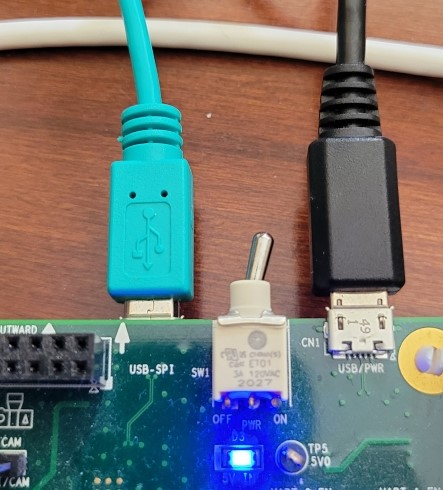
#> input picture Examples/MAX78000/CNN/cifar-10-auto-test/cifar-10-png-loader/Resources/CN1_CN2.jpg, 443 x 490 px
$ python rgb128.py ../../cifar-10-auto-test/cifar-10-png-loader/Resources/CN1_CN2.jpg   (older library calls are emulated)
#> lines starting #> are read from the running program, lines starting #| are printed output that depends on the picture
from PIL import Image
import numpy as np
import sys
import cv2
import argparse
from pathlib import Path

desc = """
Python utility for converting an image to a 128x128 sampledata.h file
compatible with the cats-dogs model's known answer test.
"""

def convert(filename):
	np.set_printoptions(threshold=sys.maxsize)
	im = (Image.open(filename))
#> im is the input picture: PIL image 443x490 RGB; mean R, G, B 113.3, 115.2, 114
	size = (64*2,64*2)
	img = im.resize(size)
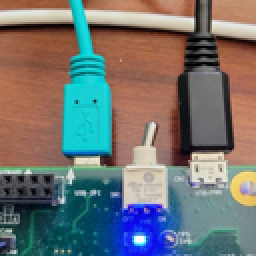
#> img: PIL image 128x128 RGB (shown 2 times larger); mean R, G, B 113.3, 115.2, 114
	#img = ImageOps.fit(im, size, Image.ANTIALIAS)
	np1_img = np.array(img)
	new_img = Image.fromarray(np1_img)
	new_img.save("new_img.png")

	src = cv2.imread('new_img.png', cv2.IMREAD_UNCHANGED)

	#Get red channel from img
	red = src[:,:,2]
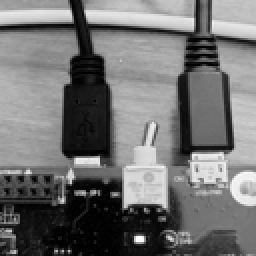
#> red: shape (128, 128) (shown 2 times larger); min 0, max 255, mean 113.3
	red = red - 128
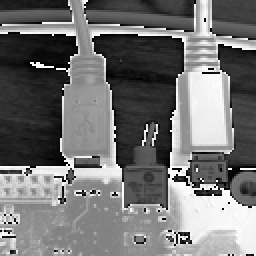
#> red: shape (128, 128) (shown 2 times larger); min 0, max 255, mean 115.2
	red_f = red.flatten()
#> red_f = 16384 values, max 255 at index 1316, min 0 at index 1254, mean 115.2

	#Get green channel from img
	green = src[:,:,1]
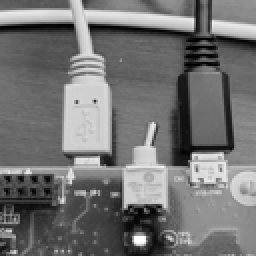
#> green: shape (128, 128) (shown 2 times larger); min 0, max 255, mean 115.2
	green = green - 128
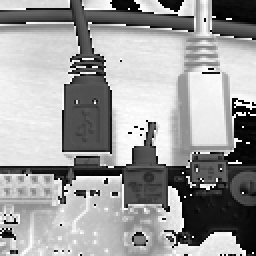
#> green: shape (128, 128) (shown 2 times larger); min 0, max 255, mean 157.3
	green_f = green.flatten()
#> green_f = 16384 values, max 255 at index 34, min 0 at index 183, mean 157.3

	#Get blue channel from img
	blue = src[:,:,0]
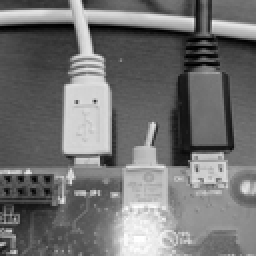
#> blue: shape (128, 128) (shown 2 times larger); min 0, max 255, mean 114
	blue = blue - 128
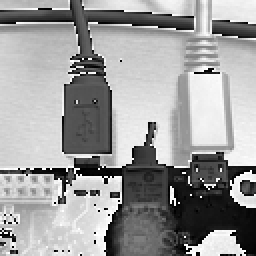
#> blue: shape (128, 128) (shown 2 times larger); min 0, max 255, mean 156.2
	blue_f = blue.flatten()
#> blue_f = 16384 values, max 255 at index 530, min 0 at index 536, mean 156.2

	arr_result = []

	# 0x00bbggrr
	for i in range(len(red_f)):
		result = red_f[i] | blue_f[i]<<8 | green_f[i]<<16
		arr_result.append((result))
#> this loop made 16384 passes
#> result on passes 1 to 3: 14334745, 14334745, 14400538
#> after the loop, arr_result = 16384 values, max 16777134 at index 13471, min 388 at index 4261, mean 10348681.6

	#convert list to numpy array
	out_arr_result = np.asarray(arr_result, dtype=np.uint32)
#> out_arr_result has the same summary as arr_result

	#Write out data to the header file
	with open('sampledata.h', 'w') as outfile:
		outfile.write('#define SAMPLE_INPUT_0 { \\')
		outfile.write('\n')

		for i in range(len(out_arr_result)):
			if i==0:
				outfile.write('\t0x{0:08x},\t'.format((out_arr_result[i])))

			else :
				d = i%8
				if(d!=0):
					outfile.write('0x{0:08x},\t'.format((out_arr_result[i])))
				else:
					outfile.write('\\')
					outfile.write('\n\t')
					outfile.write('0x{0:08x},\t'.format((out_arr_result[i])))
#> this loop made 16384 passes
#> d on passes 2 to 13: 1, 2, 3, 4, 5, 6, 7, 0, 1, 2, 3, 4

		outfile.write('\\')
		outfile.write('\n')
		outfile.write('}')
		outfile.write('\n')

	sys.stdout.close()

parser = argparse.ArgumentParser(description=desc)
parser.add_argument("filename", type=str, help="Filename of the image to convert")

if __name__ == "__main__":
	args = parser.parse_args()
	convert(Path(args.filename))
